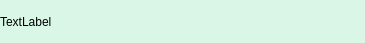
<?xml version="1.0" encoding="UTF-8"?>
<ui version="4.0">
 <class>FriendLabel</class>
 <widget class="QWidget" name="FriendLabel">
  <property name="geometry">
   <rect>
    <x>0</x>
    <y>0</y>
    <width>365</width>
    <height>43</height>
   </rect>
  </property>
  <property name="minimumSize">
   <size>
    <width>0</width>
    <height>43</height>
   </size>
  </property>
  <property name="maximumSize">
   <size>
    <width>16777215</width>
    <height>43</height>
   </size>
  </property>
  <property name="windowTitle">
   <string>Form</string>
  </property>
  <property name="styleSheet">
   <string notr="true">#FriendLabel {
    background: #daf6e7;
    color: #48bf56;
    border-radius: 10px;
}</string>
  </property>
  <layout class="QHBoxLayout" name="horizontalLayout">
   <property name="spacing">
    <number>0</number>
   </property>
   <property name="leftMargin">
    <number>0</number>
   </property>
   <property name="topMargin">
    <number>0</number>
   </property>
   <property name="rightMargin">
    <number>0</number>
   </property>
   <property name="bottomMargin">
    <number>0</number>
   </property>
   <item>
    <widget class="QLabel" name="tip_lb">
     <property name="text">
      <string>TextLabel</string>
     </property>
    </widget>
   </item>
   <item>
    <widget class="QWidget" name="close_wid" native="true">
     <property name="minimumSize">
      <size>
       <width>25</width>
       <height>25</height>
      </size>
     </property>
     <property name="maximumSize">
      <size>
       <width>25</width>
       <height>25</height>
      </size>
     </property>
     <layout class="QHBoxLayout" name="horizontalLayout_2">
      <property name="spacing">
       <number>0</number>
      </property>
      <property name="leftMargin">
       <number>0</number>
      </property>
      <property name="topMargin">
       <number>0</number>
      </property>
      <property name="rightMargin">
       <number>0</number>
      </property>
      <property name="bottomMargin">
       <number>0</number>
      </property>
      <item>
       <widget class="ClickedLabel" name="close_lb">
        <property name="minimumSize">
         <size>
          <width>15</width>
          <height>15</height>
         </size>
        </property>
        <property name="maximumSize">
         <size>
          <width>15</width>
          <height>15</height>
         </size>
        </property>
        <property name="styleSheet">
         <string notr="true">border-image: url(:/res/tipclose.png)</string>
        </property>
        <property name="text">
         <string/>
        </property>
       </widget>
      </item>
     </layout>
    </widget>
   </item>
  </layout>
 </widget>
 <customwidgets>
  <customwidget>
   <class>ClickedLabel</class>
   <extends>QLabel</extends>
   <header location="global">clickedlabel.h</header>
  </customwidget>
 </customwidgets>
 <resources/>
 <connections/>
</ui>
